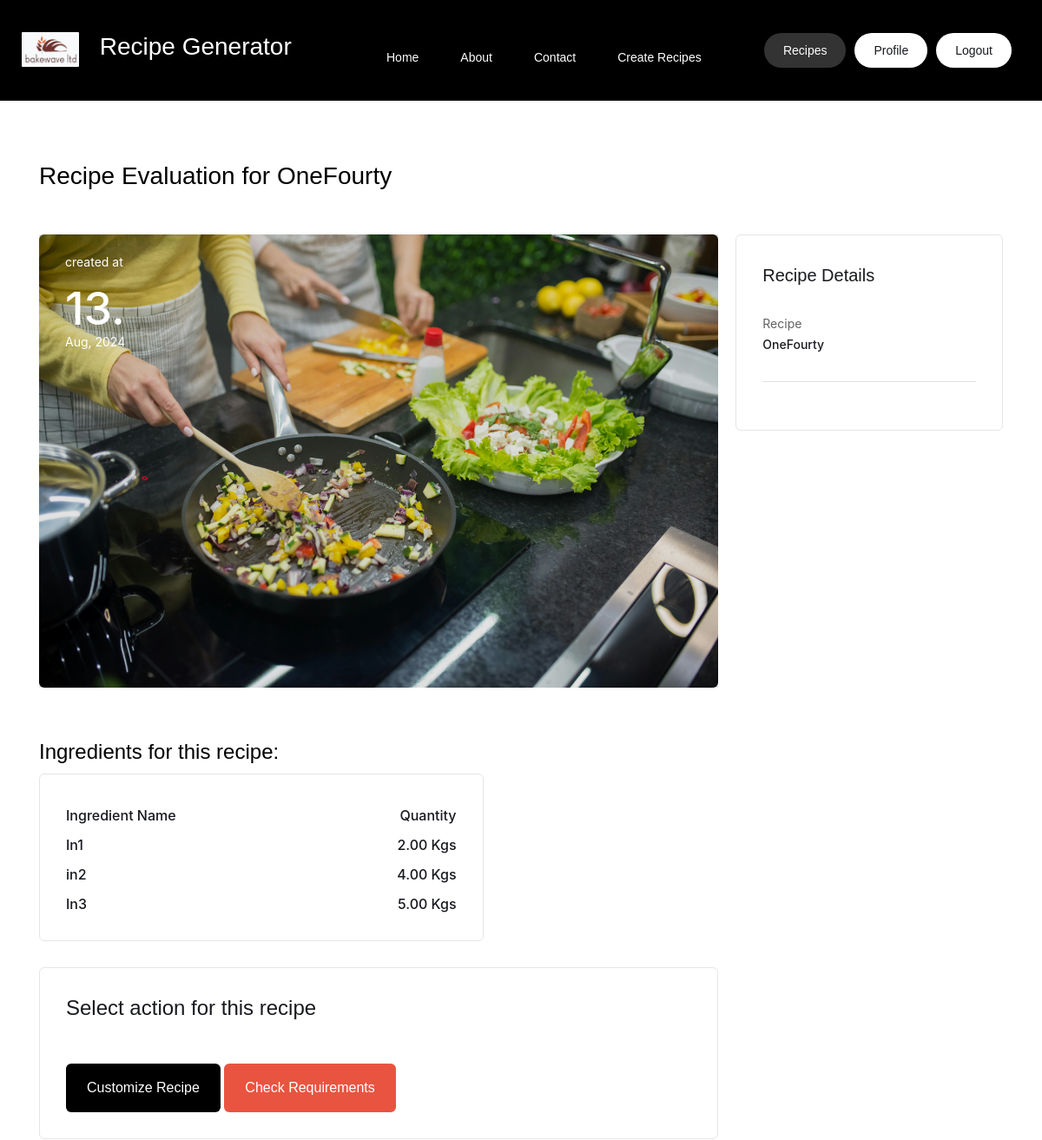
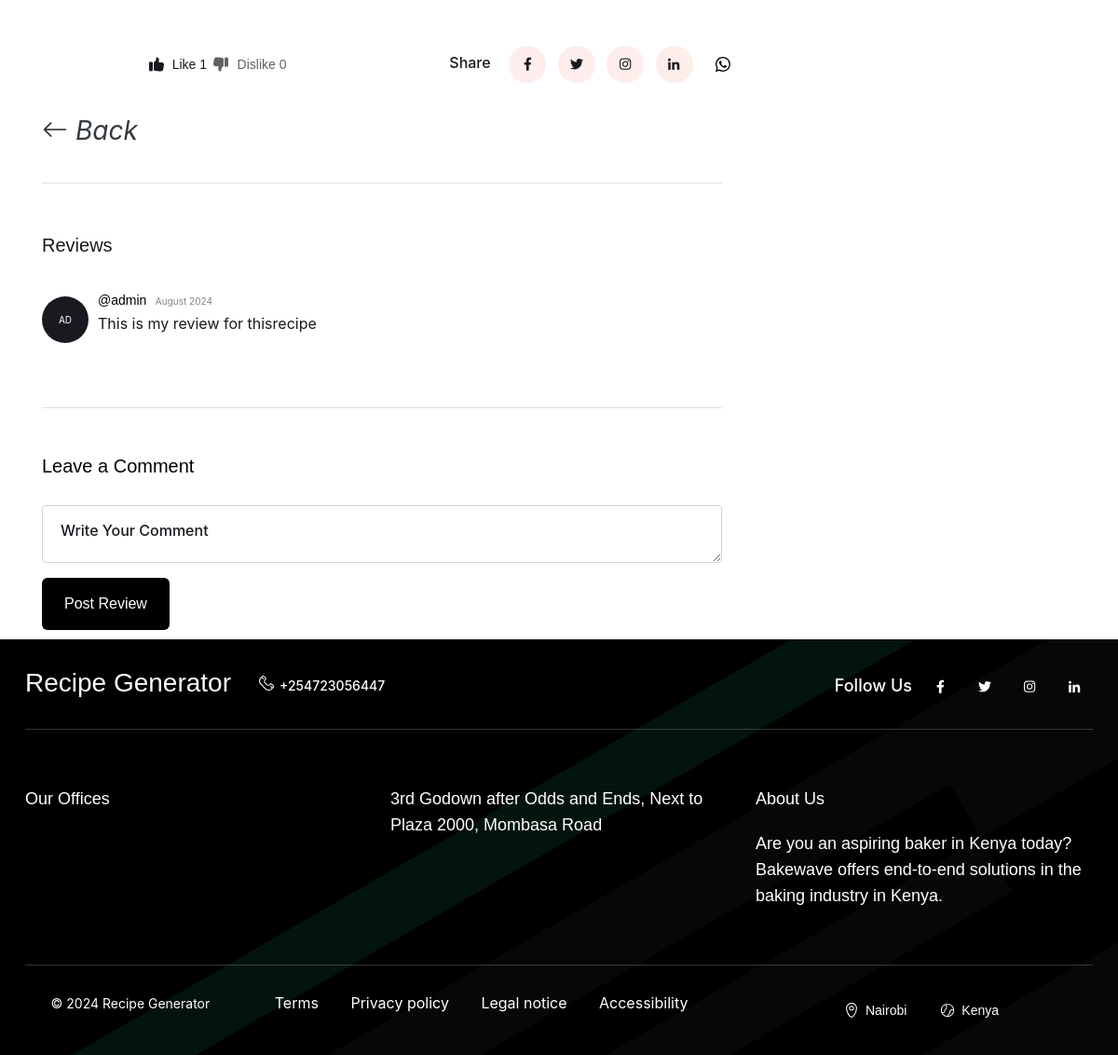
/evaluation.php?id=60 (signed in), run on the app's committed database (2 pictures, top to bottom).
### tables this page shows
CREATE TABLE `recipes` (
  `id` int(11) NOT NULL,
  `name` varchar(255) NOT NULL,
  `description` text NOT NULL,
  `instructions` text NOT NULL,
  `image_path` varchar(255) NOT NULL,
  `created_at` datetime DEFAULT current_timestamp(),
  `recipe_by` varchar(255) DEFAULT NULL
);

CREATE TABLE `recipe_ingredients` (
  `id` int(11) NOT NULL,
  `recipe_id` int(11) NOT NULL,
  `ingredient_name` varchar(255) NOT NULL,
  `quantity` decimal(10,2) NOT NULL
);

CREATE TABLE `recipe_comments` (
  `id` int(11) NOT NULL,
  `recipe_id` int(11) NOT NULL,
  `username` varchar(255) NOT NULL,
  `comment` text NOT NULL,
  `likes` int(11) DEFAULT 0,
  `dislikes` int(11) DEFAULT 0,
  `created_at` timestamp NOT NULL DEFAULT current_timestamp()
);

### evaluation.php (the view, shortened to what this page needs)
<?php
include 'admin/includes/db.php';
$recipe_id = isset($_POST['id']) ? intval($_POST['id']) : (isset($_GET['id']) ? intval($_GET['id']) : 0);
$sql_recipe = "SELECT * FROM recipes WHERE id = ?";
$stmt_recipe = $conn->prepare($sql_recipe);
$stmt_recipe->bind_param('i', $recipe_id);
if (!$stmt_recipe->execute()) {
    die("Error preparing statement: " . $conn->error);
}
$recipe_result = $stmt_recipe->get_result();
$recipe = $recipe_result->fetch_assoc();
$sql_ingredients = "SELECT * FROM recipe_ingredients WHERE recipe_id = ?";
$stmt_ingredients = $conn->prepare($sql_ingredients);
$stmt_ingredients->bind_param('i', $recipe_id);
if (!$stmt_ingredients->execute()) {
    die("Error preparing statement for ingredients: " . $conn->error);
}
$ingredients_result = $stmt_ingredients->get_result();
$sql_comments = "SELECT * FROM recipe_comments WHERE recipe_id = ? ORDER BY created_at DESC";
$stmt_comments = $conn->prepare($sql_comments);
$stmt_comments->bind_param('i', $recipe_id);
if (!$stmt_comments->execute()) {
    die("Error preparing statement for comments: " . $conn->error);
}
$comments_result = $stmt_comments->get_result();
$sql_likes_dislikes = "SELECT type, COUNT(*) as count FROM recipe_likes_dislikes WHERE recipe_id = ? GROUP BY type";
$stmt_likes_dislikes = $conn->prepare($sql_likes_dislikes);
$stmt_likes_dislikes->bind_param('i', $recipe_id);
$stmt_likes_dislikes->execute();
$likes_dislikes_result = $stmt_likes_dislikes->get_result();
$likes_count = 0;
$dislikes_count = 0;
while ($row = $likes_dislikes_result->fetch_assoc()) {
    if ($row['type'] === 'like') {
        $likes_count = $row['count'];
    } else if ($row['type'] === 'dislike') {
        $dislikes_count = $row['count'];
    }
}
include_once 'includes/navbar.php';
?>
<!DOCTYPE html>
<html lang="en">
  <head>
    <link href="assets/css/style.css?v=1.0.0" rel="stylesheet">
    <link rel="stylesheet" href="https://stackpath.bootstrapcdn.com/bootstrap/4.5.2/css/bootstrap.min.css">
    <link rel="stylesheet" href="https://cdn.jsdelivr.net/npm/bootstrap-icons@1.11.3/font/bootstrap-icons.min.css">
  </head>
  <body>
  <main class="main">
    <section class="section">
    <div class="container mt-4">
        <h3 class="mb-4 mt-70">Recipe Evaluation for <?php echo htmlspecialchars($recipe['name']); ?></h3>
        <div class="box-row-tab mt-50">
        <div class="box-tab-left">
        <div class="box-frature-image mb-60 wow fadeInUp">
        <div class="cardImage">
            <div class="datePost">
                <p class="text-14 color-white">created at</p>
                <div class="heading-52-medium color-white"><?php echo date('d', strtotime($recipe['created_at'])); ?>.</div>
                <p class="text-14 color-white"><?php echo date('M, Y', strtotime($recipe['created_at'])); ?></p>
              </div><img src="admin/uploads/<?php echo htmlspecialchars($recipe['image_path']); ?>" alt="<?php echo htmlspecialchars($recipe['name']); ?>" >
            </div>
        </div>
        <h4 class="mb-8">Ingredients for this recipe:</h4>
        <div class="row mt-10">
          <div class="col-md-8">
          <div class="sidebar wow fadeInUp">
            <ul class="list-prices list-prices-2">
              <li> <span class="text">Ingredient Name</span><span class="price">Quantity</span></li>
              <?php
              while ($row = $ingredients_result->fetch_assoc()) {
                  $ingredient_name = htmlspecialchars($row['ingredient_name']);
                  $quantity = htmlspecialchars($row['quantity']);
                  echo "<li><span class='text'>{$ingredient_name}</span><span class='price'>" . number_format($quantity, 2) . " Kgs</span></li>";
              }
              ?>
            </ul>
          </div>
          </div>
        </div>
        <div class="sidebar">
          <h3 class="heading-24-medium color-text mb-30 ">Select action for this recipe</h3>
          <div class="mt-5">
              <button id="customizeRecipe" class="btn btn-primary">Customize Recipe</button>
              <button id="checkRequirementsButton" class="btn btn-secondary">Check Requirements</button>
          </div>
        </div>
        <div class="box-share-tags mt-50 wow fadeInUp">
            <div class="row d-flex align-items-center">
              <div class="buttons-like col-lg-6 mb-30 text-lg-start text-center">
                  <a class="btn btn-like" href="#" data-id="<?php echo $recipe_id; ?>">Like <?php echo $likes_count; ?></a>
                  <a class="btn btn-dislike" href="#" data-id="<?php echo $recipe_id; ?>">Dislike <?php echo $dislikes_count; ?></a>
              </div>
              <div class="col-lg-6 text-lg-end mb-30 text-center">
                  <span class="text-16-medium color-text mr-15">Share</span>
                  <div class="d-inline-block social-single">
                      <a class="icon-socials icon-facebook" href="https://www.facebook.com/sharer/sharer.php?u=<?php echo urlencode($recipe_url); ?>" target="_blank"></a>
                      <a class="icon-socials icon-twitter" href="https://twitter.com/intent/tweet?url=<?php echo urlencode($recipe_url); ?>" target="_blank"></a>
                      <a class="icon-socials icon-instagram" href="https://www.instagram.com/?url=<?php echo urlencode($recipe_url); ?>" target="_blank"></a>
                      <a class="icon-socials icon-linkedin" href="https://www.linkedin.com/shareArticle?mini=true&url=<?php echo urlencode($recipe_url); ?>" target="_blank"></a>
                      <a class="icon-socials icon-whatsapp" href="https://api.whatsapp.com/send?text=<?php echo urlencode($recipe_url); ?>" target="_blank"></a>
                  </div>
              </div>
            </div>
          </div>
        <a href="available" class="mt-4"><i class="bi bi-arrow-left fs-3 text-dark"> Back</i></a>
        </div>
        <div class="box-tab-right">
            <div class="sidebar">
              <div class="d-flex align-items-center justify-content-between wow fadeInUp">
                  <h6 class="text-20-medium color-text">Recipe Details</h6>
              </div>
              <div class="mt-20 wow fadeInUp">
                  <div class="mt-0"> <span class="text-14 color-grey">Recipe</span><br><span class="text-14-medium color-text"><?php echo htmlspecialchars($recipe['name']); ?></span></div>
                  <div class="border-bottom mt-30 mb-25"> </div>
              </div>
            </div>
        </div>
    </div>
        <div class="row mt-10">
        <div class="col-md-8">
          <div class="border-bottom mb-50 mt-25"></div>
          <div class="box-reviews wow fadeInUp">
            <h5 class="text-20-medium color-text mb-30">Reviews</h5>
            <?php while ($comment = $comments_result->fetch_assoc()): ?>
                <div class="item-reviews">
                    <div class="item-author-info">
                        <div class="item-avatar">
                            <?= strtoupper(substr($comment['username'], 0, 2)); ?>
                        </div>
                        <div class="item-info">
                          <h6 style="display: inline; font-size: 14px;">@<?= htmlspecialchars($comment['username']); ?></h6>
                          <p style="display: inline; font-size: 10px; margin-left: 5px; color: grey;"><?= date('F Y', strtotime($comment['created_at'])); ?></p>
                          <p class="color-text text-16"><?= htmlspecialchars($comment['comment']); ?></p>
                        </div>
                    </div>
                </div>
            <?php endwhile; ?>
          </div>
          <div class="border-bottom mb-50 mt-60"></div>
          <div class="box-form-comment wow fadeInUp">
            <h5 class=" mb-30">Leave a Comment</h5>
            <div class="form-comment">
                <?php if (isset($_SESSION['username'])): ?>
                <form action="<?= $_SERVER['PHP_SELF'] . '?id=' . $recipe_id ?>" method="POST">
                    <div class="row">
                        <div class="col-lg-12">
                            <div class="form-group">
                                <label class="form-label" for="comment">Write Your Comment</label>
                                <textarea class="form-control" id="comment" name="comment" required></textarea>
                            </div>
                        </div>
                        <div class="col-lg-12">
                            <button class="btn btn-primary mb-10" type="submit">Post Review</button>
                        </div>
                    </div>
                </form>
                <?php else: ?>
                    <p class="text-14 color-text">Please <a href="login">login</a> to leave a comment.</p>
                <?php endif; ?>
            </div>
          </div>
          </div>
        </div>
    </div>
    </section>
  </main>
    <?php include_once 'includes/footer.php'; ?>
  </body>
</html>

### includes/navbar.php (shortened to what this page needs)
<header class="header sticky-bar">
    <div class="container-me " style="margin: 10px 25px;">
        <div class="main-header">
            <div class="header-left">
                <div class="header-logo d-flex">
                    <div class="cardImage"><img src="assets/imgs/landing/mainlogo.png" alt="bakewave" style="height: 40px; object-fit: cover; border-radius: 1px;"></div>
                    <div class="mx-4">
                        <a class=" d-flex" href="index"><h3 class="text-white">Recipe Generator</h3></a>
                    </div>
                </div>
                <div class="header-nav">
                    <nav class="nav-main-menu d-none d-xl-block">
                        <ul class="main-menu">
                            <li><a class="active" href="index">Home</a></li>
                            <li><a href="about">About</a></li>
                            <li><a href="contact">Contact</a></li>
                            <li><a href="customize">Create Recipes</a></li>
                        </ul>
                    </nav>
                </div>
                <div class="header-right d-flex" style="display: flex; align-items: center; justify-content: flex-end;">
                    <div class="box-button-login d-inline-block mr-10 align-middle">
                        <a class="btn btn-default hover-up" href="dashboard">Recipes</a>
                    </div>
                    <?php if (isset($_SESSION['username'])): ?>
                        <div class="box-button-login d-inline-block mr-10 align-middle">
                            <a class="btn btn-white hover-up" href="profile">Profile</a>
                        </div>
                        <div class="box-button-login d-inline-block mr-10 align-middle">
                            <a class="btn btn-white hover-up" href="admin/logout">Logout</a>
                        </div>
                    <?php else: ?>
                        <div class="box-button-login d-inline-block align-middle">
                            <a class="btn btn-white hover-up" href="login">Login</a>
                        </div>
                    <?php endif; ?>
                </div>
            </div>
        </div>
    </div>
</header>

### includes/footer.php
<footer class="footer">
      <div class="footer-1">
        <div class="container-sub">
          <div class="box-footer-top">
            <div class="row align-items-center">
              <div class="col-lg-6 col-md-6 text-md-start text-center mb-15 wow fadeInUp">
                <div class="d-flex align-items-center justify-content-md-start justify-content-center"><a class="mr-30" href="#"><h3 class="text-light">Recipe Generator</h3></a><a class="text-14-medium call-phone color-white hover-up" href="tel:+254723056447">+254723056447</a></div>
              </div>
              <div class="col-lg-6 col-md-6 text-md-end text-center mb-15 wow fadeInUp">
                <div class="d-flex align-items-center justify-content-md-end justify-content-center"><span class="text-18-medium color-white mr-10">Follow Us</span><a class="icon-socials icon-facebook" href="#"></a><a class="icon-socials icon-twitter" href="#"></a><a class="icon-socials icon-instagram" href="#"></a><a class="icon-socials icon-linkedin" href="#"></a></div>
              </div>
            </div>
          </div>
          <div class="row mb-40">
            <div class="col-lg-4 width-20">
              <h5 class="text-18-medium color-white mb-20 wow fadeInUp">Our Offices</h5>
            </div>
            <div class="col-lg-4 width-30">
              <h5 class="text-18-medium color-white mb-20 wow fadeInUp">3rd Godown after Odds and Ends, Next to Plaza 2000, Mombasa Road</h5>
            </div>
            <div class="col-lg-4 width-30">
              <h3 class="text-18-medium color-white mb-20 wow fadeInUp">About Us</h3>
              <h5 class="text-18-medium color-white mb-20 wow fadeInUp">Are you an aspiring baker in Kenya today?  Bakewave offers end-to-end solutions in the baking industry in Kenya.</h5>
            </div>
          </div>
        </div>
      </div>
      <div class="footer-2">
        <div class="container-sub">
          <div class="footer-bottom">
            <div class="row align-items-center">
              <div class="col-lg-8 col-md-12 text-center text-lg-start"><span class="text-14 color-white mr-50">© 2024 Recipe Generator</span>
                <ul class="menu-bottom">
                  <li><a href="">Terms</a></li>
                  <li><a href="">Privacy policy</a></li>
                  <li><a href="">Legal notice</a></li>
                  <li><a href="#">Accessibility</a></li>
                </ul>
              </div>
              <div class="col-lg-4 col-md-12 text-center text-lg-end"><a class="btn btn-link-location" href="#">Nairobi</a><a class="btn btn-link-globe active" href="#">Kenya</a></div>
            </div>
          </div>
        </div>
      </div>
    </footer>

### data on the page
recipes: name "OneFourty", created_at "13", created_at "Aug, 2024", image_path (picture)
recipe_ingredients: ingredient_name "In1", quantity "2.00"
recipe_ingredients: ingredient_name "in2", quantity "4.00"
recipe_ingredients: ingredient_name "In3", quantity "5.00"
recipe_comments: username "AD", username "admin", created_at "August 2024", comment "This is my review for thisrecipe"

### other printed values
$likes_count "1"
$dislikes_count "0"
